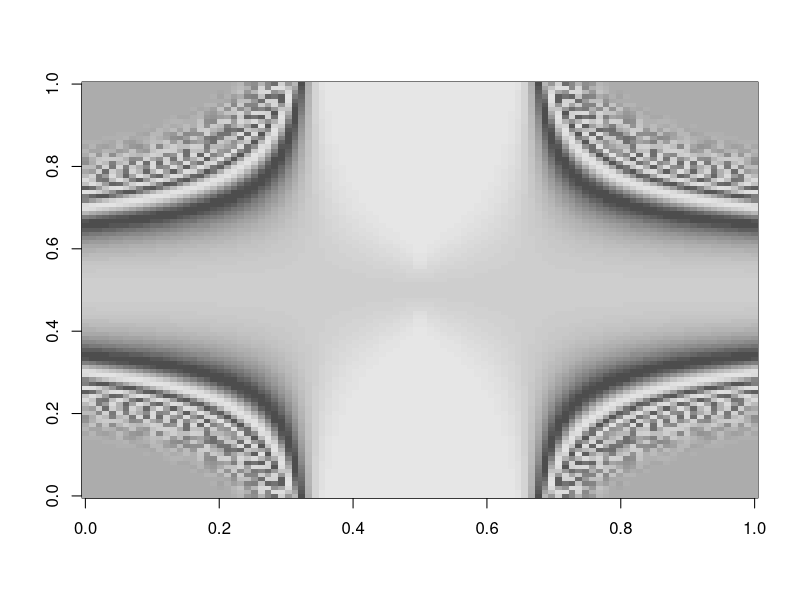
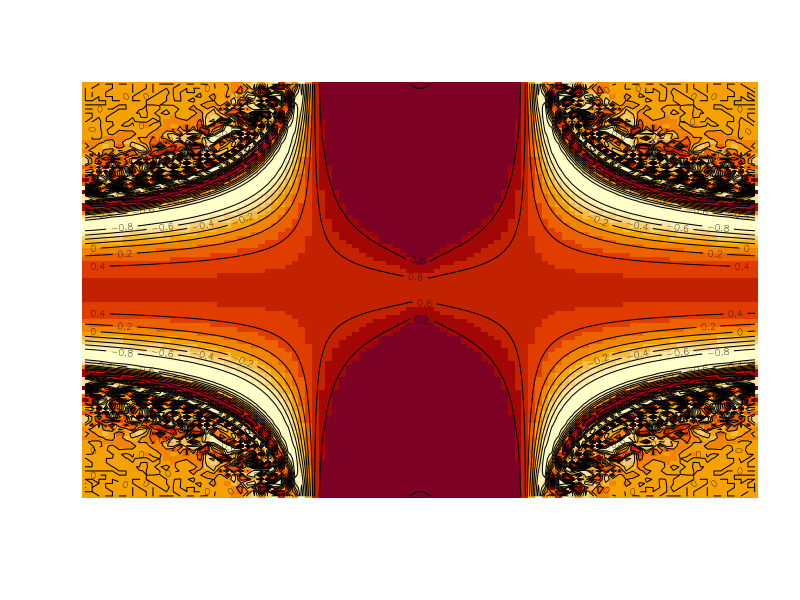
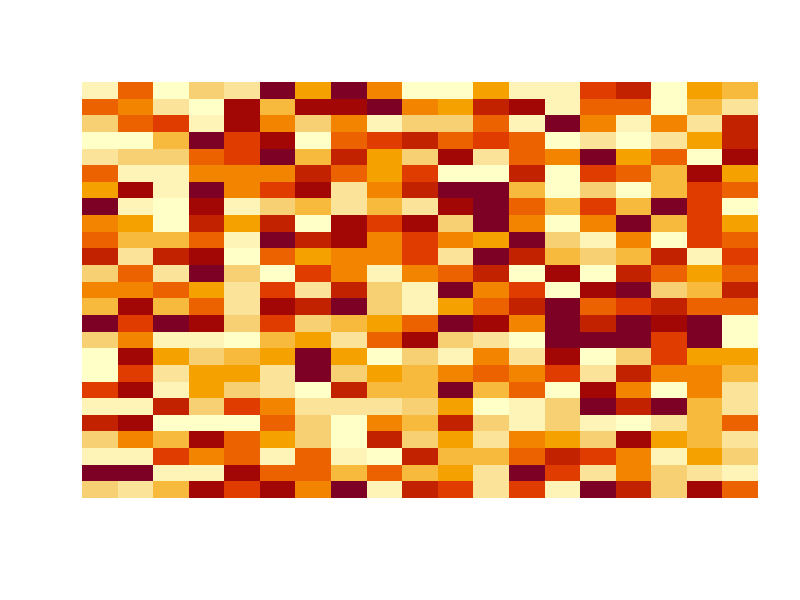
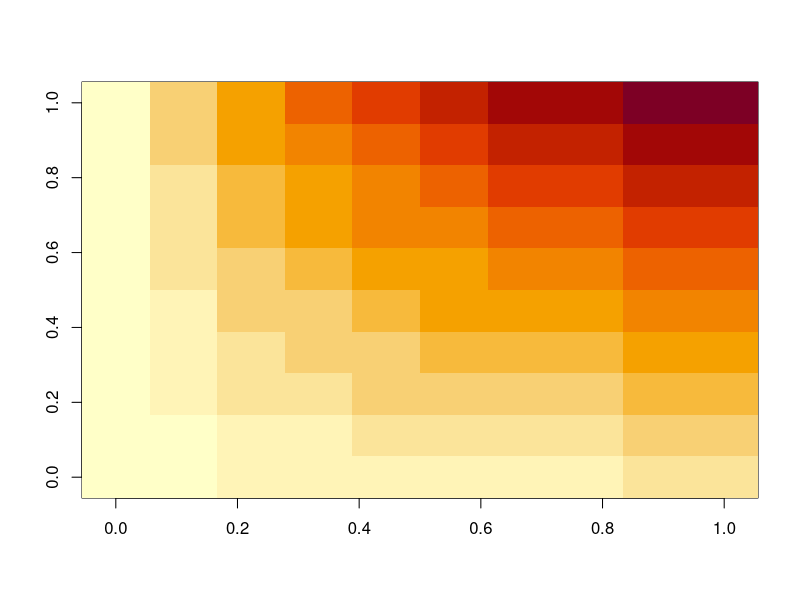
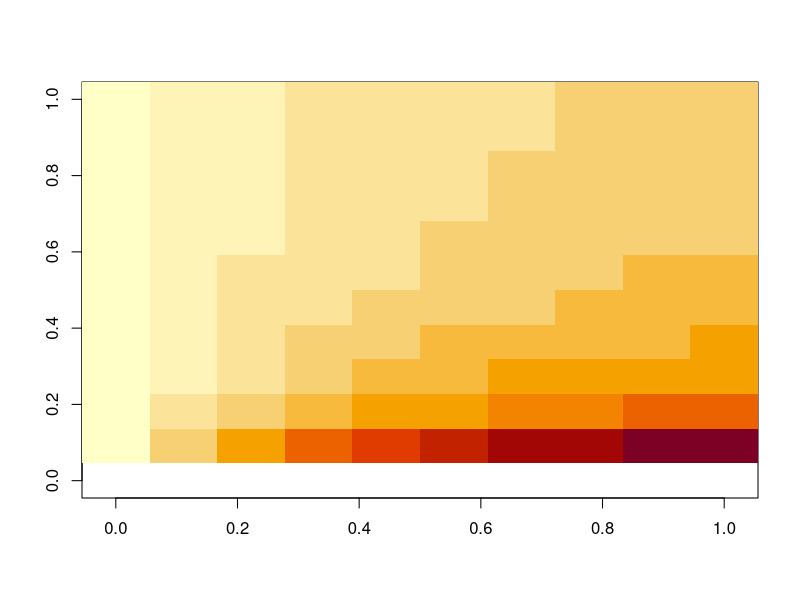

These figures' R source, in order:
# random image 

library(grDevices)

# angle = sin, cos, tan
random_image <- function(num, pow, val,len) {
  
  x <- y <- seq((-num)*pi, (num)*pi, length.out = len)
  r <- sqrt(outer(x^2, y^2, "^"))

  image(z = z <- cos(r^pow)*exp(-r/(val)), col = gray.colors(36))
  image(z, axes = FALSE)
  contour(z, add = TRUE, drawlabels = TRUE)
  
}


random_image(1,1,100,100)


ran <- matrix(runif(n=500, min=2, max=300), nrow=25)
image(t(ran)[ncol(ran):2,],axes = FALSE)


funk <- function(a,b) log(a^b*a)*pi
a <- b <- 10L
image(outer(1:a,1:b,funk))


image(outer(1:10, 1:12, "log"))
